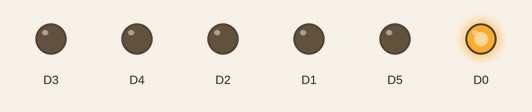
The sketch below on a simulated ESP8266 (NodeMCU). Parts: output pins drawn as LEDs (lit = HIGH).

Above: at 0.5 s.
At 4.5 s:
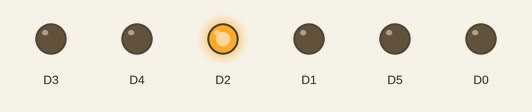
At 6.5 s:
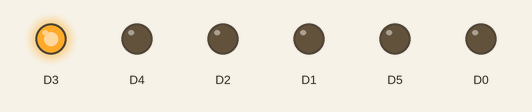
At 7.5 s:
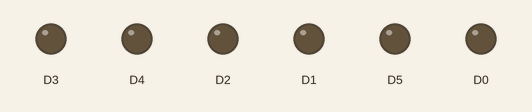
At 10.5 s:
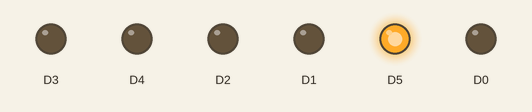
At 14.5 s:
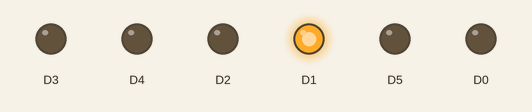
Timing chart, 0 to 15.6 s (numbered marks = the images above):
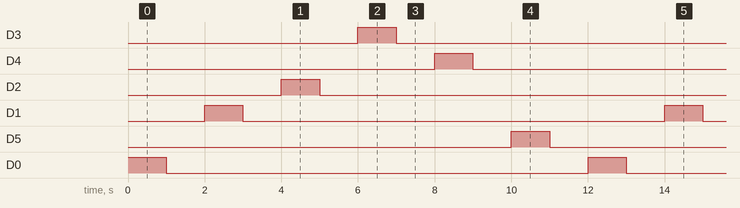

Measured:
- by itself, D3, D4, D2, D1, D5, D0: alternates HIGH for 1.0 s and LOW for 11.0 s
- by itself, everything shown: repeats every 12.0 s, in 12 steps

The sketch:

RELAYS.ino
```cpp
void setup() {
  // initialize digital pin LED_BUILTIN as an output.
  pinMode(D0, OUTPUT);
  pinMode(D1, OUTPUT);
  pinMode(D2, OUTPUT);
  pinMode(D3, OUTPUT);
  pinMode(D4, OUTPUT);
  pinMode(D5, OUTPUT);
}

// the loop function runs over and over again forever
void loop() {
  digitalWrite(D0, HIGH);   // turn the LED on (HIGH is the voltage level)
  delay(1000);                       // wait for a second
  digitalWrite(D0, LOW);    // turn the LED off by making the voltage LOW
  delay(1000);
  digitalWrite(D1, HIGH);   // turn the LED on (HIGH is the voltage level)
  delay(1000);                       // wait for a second
  digitalWrite(D1, LOW);    // turn the LED off by making the voltage LOW
  delay(1000);
  digitalWrite(D2, HIGH);   // turn the LED on (HIGH is the voltage level)
  delay(1000);                       // wait for a second
  digitalWrite(D2, LOW);    // turn the LED off by making the voltage LOW
  delay(1000);
  digitalWrite(D3, HIGH);   // turn the LED on (HIGH is the voltage level)
  delay(1000);                       // wait for a second
  digitalWrite(D3, LOW);    // turn the LED off by making the voltage LOW
  delay(1000);
  digitalWrite(D4, HIGH);   // turn the LED on (HIGH is the voltage level)
  delay(1000);                       // wait for a second
  digitalWrite(D4, LOW);    // turn the LED off by making the voltage LOW
  delay(1000);
  digitalWrite(D5, HIGH);   // turn the LED on (HIGH is the voltage level)
  delay(1000);                       // wait for a second
  digitalWrite(D5, LOW);    // turn the LED off by making the voltage LOW
  delay(1000);
}
```
